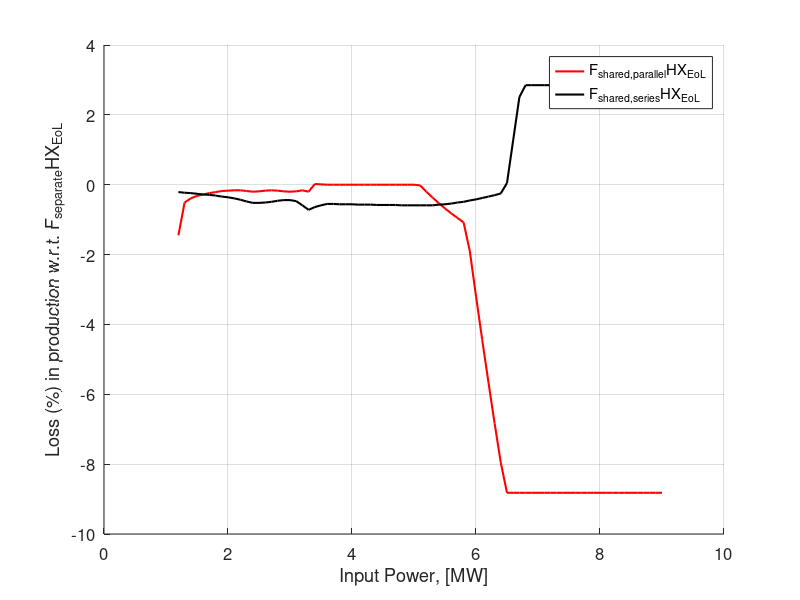
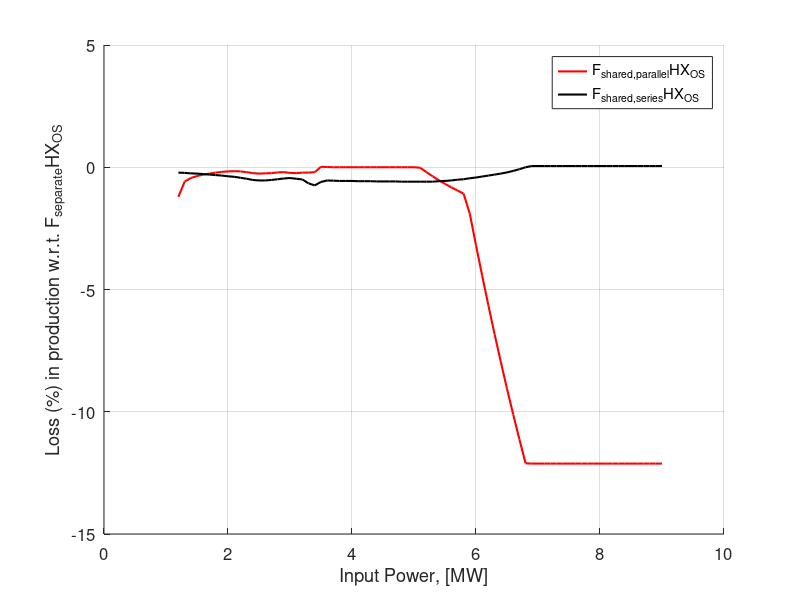
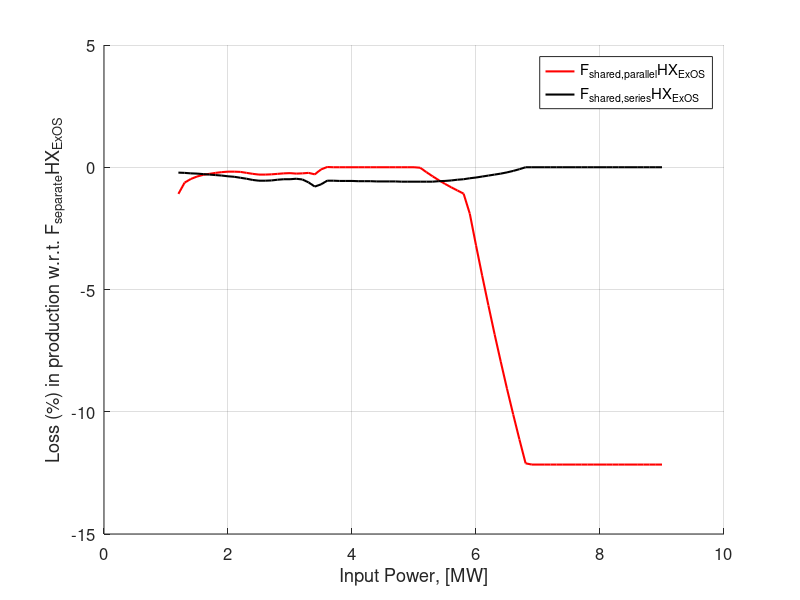

Reproduce these figures in MATLAB, in order.
clc
clear all
close all

data = [9	-8.82	2.85	-12.12	0.05	-12.16	0.00
8.9	-8.82	2.85	-12.12	0.05	-12.16	0.00
8.8	-8.82	2.85	-12.12	0.05	-12.16	0.00
8.7	-8.82	2.85	-12.12	0.05	-12.16	0.00
8.6	-8.82	2.85	-12.12	0.05	-12.16	0.00
8.5	-8.82	2.85	-12.12	0.05	-12.16	0.00
8.4	-8.82	2.85	-12.12	0.05	-12.16	0.00
8.3	-8.82	2.85	-12.12	0.05	-12.16	0.00
8.2	-8.82	2.85	-12.12	0.05	-12.16	0.00
8.1	-8.82	2.85	-12.12	0.05	-12.16	0.00
8	-8.82	2.85	-12.12	0.05	-12.16	0.00
7.9	-8.82	2.85	-12.12	0.05	-12.16	0.00
7.8	-8.82	2.85	-12.12	0.05	-12.16	0.00
7.7	-8.82	2.85	-12.12	0.05	-12.16	0.00
7.6	-8.82	2.85	-12.12	0.05	-12.16	0.00
7.5	-8.82	2.85	-12.12	0.05	-12.16	0.00
7.4	-8.82	2.85	-12.12	0.05	-12.16	0.00
7.3	-8.82	2.85	-12.12	0.05	-12.16	0.00
7.2	-8.82	2.85	-12.12	0.05	-12.16	0.00
7.1	-8.82	2.85	-12.12	0.05	-12.16	0.00
7	-8.82	2.85	-12.12	0.05	-12.16	0.00
6.9	-8.82	2.85	-12.12	0.05	-12.16	0.00
6.8	-8.82	2.85	-12.11	0.00	-12.11	0.00
6.7	-8.82	2.51	-11.13	-0.08	-11.13	-0.08
6.6	-8.82	1.28	-10.11	-0.15	-10.11	-0.15
6.5	-8.82	0.05	-9.06	-0.21	-9.06	-0.21
6.4	-7.96	-0.25	-7.96	-0.26	-7.96	-0.26
6.3	-6.83	-0.30	-6.83	-0.30	-6.83	-0.30
6.2	-5.65	-0.34	-5.65	-0.34	-5.65	-0.34
6.1	-4.44	-0.38	-4.44	-0.38	-4.44	-0.38
6	-3.19	-0.42	-3.19	-0.42	-3.19	-0.42
5.9	-1.90	-0.45	-1.90	-0.45	-1.90	-0.45
5.8	-1.08	-0.49	-1.08	-0.49	-1.08	-0.49
5.7	-0.95	-0.51	-0.95	-0.51	-0.95	-0.51
5.6	-0.82	-0.54	-0.82	-0.54	-0.82	-0.54
5.5	-0.68	-0.56	-0.68	-0.56	-0.68	-0.56
5.4	-0.53	-0.57	-0.53	-0.57	-0.53	-0.57
5.3	-0.37	-0.59	-0.37	-0.59	-0.37	-0.59
5.2	-0.20	-0.59	-0.20	-0.59	-0.20	-0.59
5.1	-0.02	-0.59	-0.02	-0.59	-0.02	-0.59
5	0.00	-0.59	0.00	-0.59	0.00	-0.59
4.9	0.00	-0.59	0.00	-0.59	0.00	-0.59
4.8	0.00	-0.59	0.00	-0.59	0.00	-0.59
4.7	0.00	-0.58	0.00	-0.58	0.00	-0.58
4.6	0.00	-0.58	0.00	-0.58	0.00	-0.58
4.5	0.00	-0.58	0.00	-0.58	0.00	-0.58
4.4	0.00	-0.58	0.00	-0.58	0.00	-0.58
4.3	0.00	-0.57	0.00	-0.57	0.00	-0.57
4.2	0.00	-0.57	0.00	-0.57	0.00	-0.57
4.1	0.00	-0.57	0.00	-0.57	0.00	-0.57
4	0.00	-0.56	0.00	-0.56	0.00	-0.56
3.9	0.00	-0.56	0.00	-0.56	0.00	-0.56
3.8	0.00	-0.56	0.00	-0.56	0.00	-0.56
3.7	0.00	-0.55	0.00	-0.55	0.00	-0.55
3.6	0.00	-0.55	0.01	-0.54	0.01	-0.55
3.5	0.01	-0.59	0.02	-0.60	-0.09	-0.70
3.4	0.02	-0.64	-0.20	-0.74	-0.29	-0.79
3.3	-0.20	-0.72	-0.22	-0.66	-0.23	-0.62
3.2	-0.16	-0.59	-0.22	-0.50	-0.25	-0.50
3.1	-0.19	-0.47	-0.24	-0.47	-0.26	-0.47
3	-0.20	-0.44	-0.23	-0.44	-0.24	-0.49
2.9	-0.19	-0.44	-0.20	-0.46	-0.25	-0.49
2.8	-0.17	-0.46	-0.21	-0.49	-0.27	-0.51
2.7	-0.16	-0.49	-0.24	-0.52	-0.29	-0.54
2.6	-0.17	-0.51	-0.25	-0.54	-0.30	-0.55
2.5	-0.19	-0.52	-0.26	-0.54	-0.30	-0.55
2.4	-0.20	-0.52	-0.24	-0.52	-0.27	-0.52
2.3	-0.18	-0.48	-0.20	-0.47	-0.23	-0.47
2.2	-0.16	-0.43	-0.17	-0.43	-0.19	-0.43
2.1	-0.16	-0.39	-0.16	-0.39	-0.18	-0.39
2	-0.17	-0.36	-0.17	-0.37	-0.18	-0.37
1.9	-0.18	-0.34	-0.19	-0.34	-0.20	-0.34
1.8	-0.21	-0.31	-0.22	-0.32	-0.23	-0.32
1.7	-0.24	-0.29	-0.26	-0.30	-0.27	-0.30
1.6	-0.28	-0.28	-0.30	-0.28	-0.31	-0.28
1.5	-0.32	-0.26	-0.36	-0.26	-0.38	-0.26
1.4	-0.39	-0.24	-0.44	-0.25	-0.48	-0.25
1.3	-0.51	-0.23	-0.59	-0.23	-0.63	-0.23
1.2	-1.45	-0.21	-1.21	-0.22	-1.09	-0.22];

set(0, 'DefaultAxesFontSize', 12,  'DefaultLineLineWidth', 1.5)
fig1 = figure('NumberTitle', 'off','Name', 'State 2: Flowsheet 1 vs Flowsheet 2');
hold on
plot(data(:,1),data(:,2),'r');
hold on
plot(data(:,1),data(:,3),'k');

legend('F_{shared,parallel}HX_{EoL}',...
    'F_{shared,series}HX_{EoL}')
% legend('location','North')
xlabel('Input Power, [MW]')
ylabel('Loss (%) in production w.r.t. F_{separate}HX_{EoL}')
grid on
saveas(fig1,'HX_EoL','epsc');

set(0, 'DefaultAxesFontSize', 12,  'DefaultLineLineWidth', 1.5)
fig2 = figure('NumberTitle', 'off','Name', 'State 2: Flowsheet 1 vs Flowsheet 2');
hold on
plot(data(:,1),data(:,4),'r');
hold on
plot(data(:,1),data(:,5),'k');

legend('F_{shared,parallel}HX_{OS}',...
    'F_{shared,series}HX_{OS}')
% legend('location','North')
xlabel('Input Power, [MW]')
ylabel('Loss (%) in production w.r.t. F_{separate}HX_{OS}')
grid on
saveas(fig2,'HX_OS','epsc');

set(0, 'DefaultAxesFontSize', 12,  'DefaultLineLineWidth', 1.5)
fig3 = figure('NumberTitle', 'off','Name', 'State 2: Flowsheet 1 vs Flowsheet 2');
hold on
plot(data(:,1),data(:,6),'r');
hold on
plot(data(:,1),data(:,7),'k');

legend('F_{shared,parallel}HX_{ExOS}',...
    'F_{shared,series}HX_{ExOS}')
% legend('location','North')
xlabel('Input Power, [MW]')
ylabel('Loss (%) in production w.r.t. F_{separate}HX_{ExOS}')
grid on
saveas(fig3,'HX_ExOS','epsc');